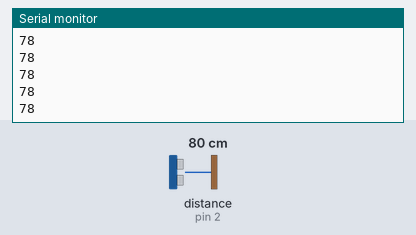
Recording of a sketch running on a simulated Arduino Uno, built with avr-gcc and run on an emulated ATmega328P. On the bench: the last lines printed to the serial monitor. Wiring (inferred from the names in the program): ultrasonic range finder: trigger pin 3; echo pin 2. The inputs (shaded band) are chosen by the test bench; at power-on: distance to the obstacle (sensor on pin 2) 80 cm. The echo pulse lasts 58.3 µs per cm.

Above: at 1.2 s.
1.3 s: distance to the obstacle (sensor on pin 2) set to 2 cm
At 2.1 s:
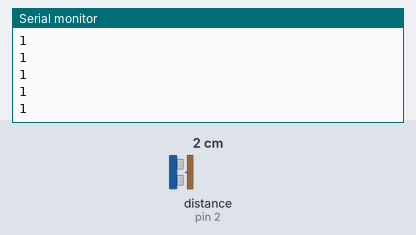
2.8 s: distance to the obstacle (sensor on pin 2) set to 4 cm
At 3.9 s:
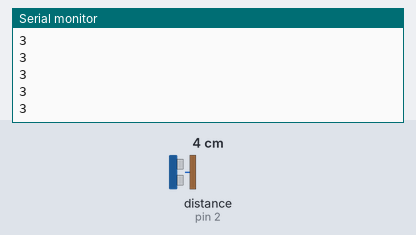
Timing chart, 0 to 5.8 s (numbered marks = the images above; inputs shaded):
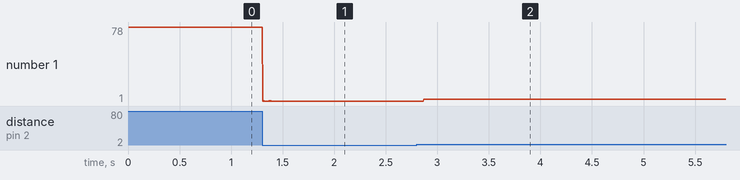

The sketch:

DistanceSensor.ino
```cpp
#define echoPin 2 // attach pin D2 Arduino to pin Echo of HC-SR04
#define trigPin 3 //attach pin D3 Arduino to pin Trig of HC-SR04

long duration; // variable for the duration of sound wave travel
int distance; // variable for the distance measurement

void setup() {
  pinMode(trigPin, OUTPUT); // Sets the trigPin as an OUTPUT
  pinMode(echoPin, INPUT); // Sets the echoPin as an INPUT
  Serial.begin(9600);
}
void loop() {
  digitalWrite(trigPin, LOW);
  delayMicroseconds(2);
  digitalWrite(trigPin, HIGH);
  delayMicroseconds(10);
  digitalWrite(trigPin, LOW);
  duration = pulseIn(echoPin, HIGH);
  distance = duration * 0.034 / 2; // Speed of sound wave divided by 2 (go and back)
  Serial.println(distance);
}
```

Measured:
- after the input at 1.3 s, the serial monitor: prints a new line at once (image 1)
- after the input at 2.8 s, the serial monitor: prints a new line after 0.07 s (image 2)
- plotted number 1: 78 → 1 after the input at 1.3 s, 1 → 3 after the input at 2.8 s
